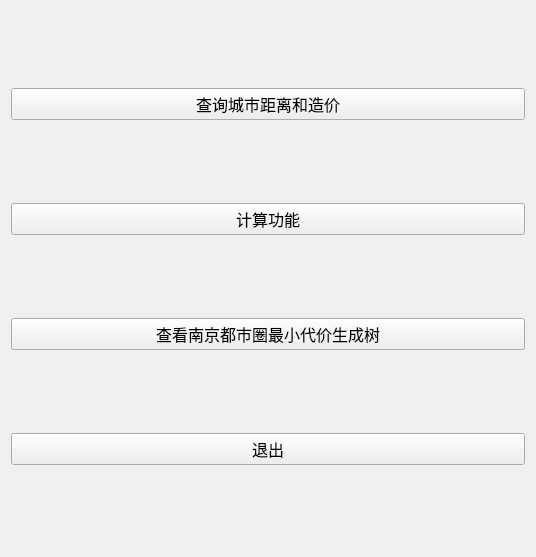
<?xml version="1.0" encoding="UTF-8"?>
<ui version="4.0">
 <class>menu1Class</class>
 <widget class="QMainWindow" name="menu1Class">
  <property name="geometry">
   <rect>
    <x>0</x>
    <y>0</y>
    <width>536</width>
    <height>557</height>
   </rect>
  </property>
  <property name="windowTitle">
   <string>menu1</string>
  </property>
  <widget class="QWidget" name="centralWidget">
   <layout class="QVBoxLayout" name="verticalLayout">
    <item>
     <widget class="QPushButton" name="pushButton_2">
      <property name="font">
       <font>
        <pointsize>12</pointsize>
       </font>
      </property>
      <property name="text">
       <string>查询城市距离和造价</string>
      </property>
     </widget>
    </item>
    <item>
     <widget class="QPushButton" name="pushButton_3">
      <property name="font">
       <font>
        <pointsize>12</pointsize>
       </font>
      </property>
      <property name="text">
       <string>计算功能</string>
      </property>
     </widget>
    </item>
    <item>
     <widget class="QPushButton" name="pushButton">
      <property name="font">
       <font>
        <pointsize>12</pointsize>
       </font>
      </property>
      <property name="text">
       <string>查看南京都市圈最小代价生成树</string>
      </property>
     </widget>
    </item>
    <item>
     <widget class="QPushButton" name="pushButton_4">
      <property name="font">
       <font>
        <pointsize>12</pointsize>
       </font>
      </property>
      <property name="text">
       <string>退出</string>
      </property>
     </widget>
    </item>
   </layout>
  </widget>
 </widget>
 <layoutdefault spacing="6" margin="11"/>
 <resources/>
 <connections/>
</ui>
